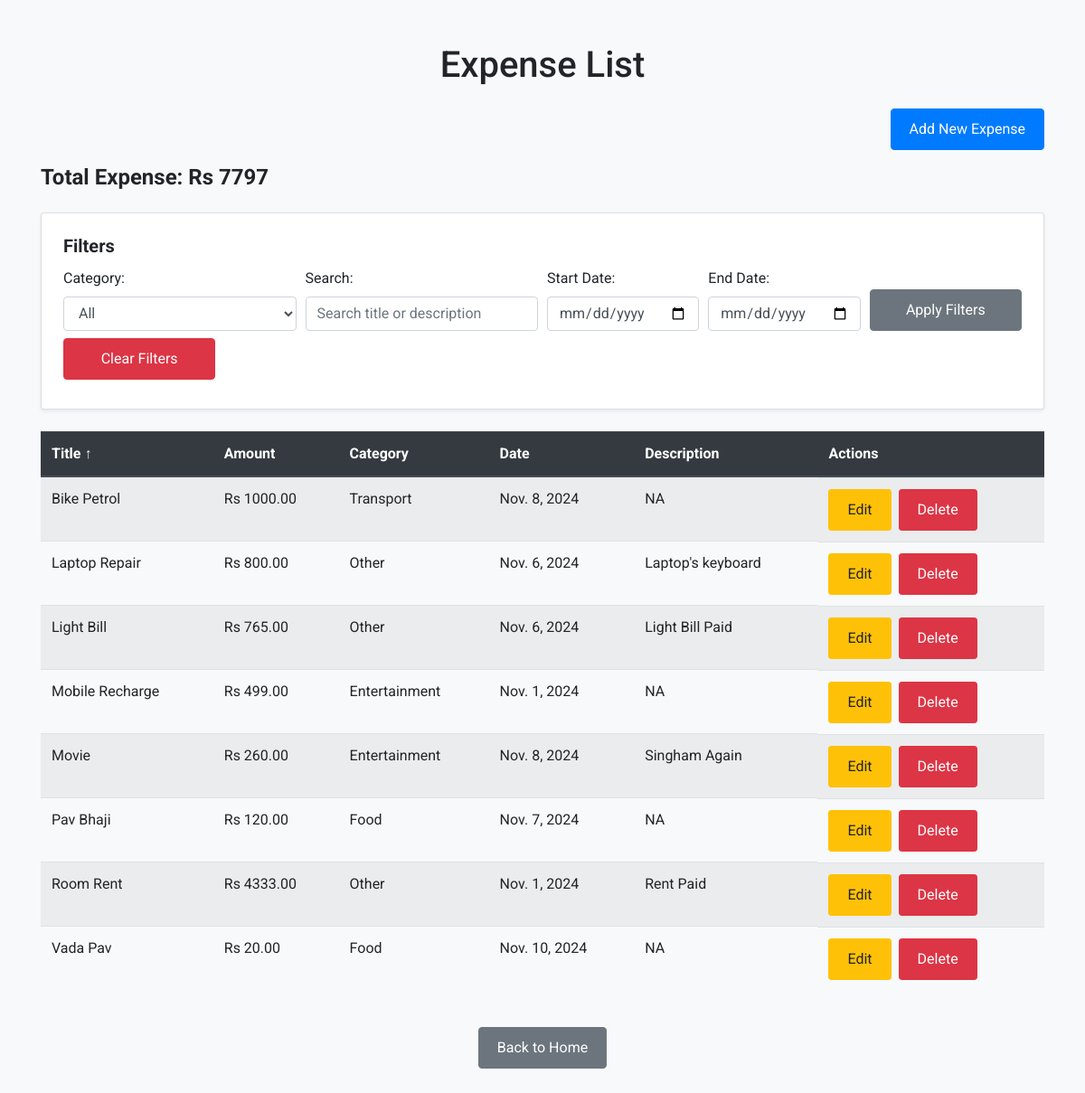
The app's page /expense_list/?sort_by=title&sort_order=asc with its own data.
### expense/models.py (models this page shows, shortened)
class Expense(models.Model):
    CATEGORY_CHOICES = [
        ('Food', 'Food'),
        ('Transport', 'Transport'),
        ('Entertainment', 'Entertainment'),
        ('Other', 'Other'),
    ]
    title = models.CharField(max_length=100)
    amount = models.DecimalField(max_digits=10, decimal_places=2)
    category = models.CharField(max_length=50, choices=CATEGORY_CHOICES)
    date = models.DateField()
    description = models.TextField(null=True, blank=True)

### expense/views.py (the view)
# urls.py: path('expense_list/', views.expense_list, name='expense_list'),
def expense_list(request):
    expenses = Expense.objects.all()
    sort_by = request.GET.get('sort_by', 'date')  # Default sort by date
    sort_order = request.GET.get('sort_order', 'asc')  # Default sort order is ascending
    if sort_order == 'asc':
        expenses = expenses.order_by(sort_by)  # Ascending order
    elif sort_order == 'desc':
        expenses = expenses.order_by(f'-{sort_by}')  # Descending order
    category_filter = request.GET.get('category', '')
    if category_filter:
        expenses = expenses.filter(category=category_filter)
    search_term = request.GET.get('search', '')
    if search_term:
        expenses = expenses.filter(title__icontains=search_term)
    start_date = request.GET.get('start_date', '')
    end_date = request.GET.get('end_date', '')
    if start_date and end_date:
        expenses = expenses.filter(date__range=[start_date, end_date])
    total_expense = expenses.aggregate(Sum('amount'))['amount__sum'] or 0
    paginator = Paginator(expenses, 15)
    page = request.GET.get('page')
    expenses = paginator.get_page(page)
    if 'clear_filters' in request.GET:
        return redirect('expense_list')
    return render(request, 'expense/expense_list.html', {
        'expenses': expenses,
        'total_expense': total_expense,
        'paginator': paginator,
        'category_filter': category_filter,
        'search_term': search_term,
        'start_date': start_date,
        'end_date': end_date,
        'sort_by': sort_by,
        'sort_order': sort_order
    })

### expense/templates/expense/expense_list.html (shortened to what this page needs)
<!DOCTYPE html>
<html lang="en">
<head>
    {% load static %}
    <link href="https://cdn.jsdelivr.net/npm/bootstrap@4.5.0/dist/css/bootstrap.min.css" rel="stylesheet">
    <link href="{% static 'css/style.css' %}" rel="stylesheet">
</head>
<body>
    <div class="container my-5">
        <h1 class="text-center mb-4">Expense List</h1>
        <div class="text-right mb-3">
            <a href="{% url 'create_expense' %}" class="btn btn-primary">Add New Expense</a>
        </div>
        <div class="mb-4">
            <h4 class="font-weight-bold">Total Expense: Rs {{ total_expense }}</h4>
        </div>
        <div class="card p-4 mb-4 shadow-sm">
            <h5 class="card-title font-weight-bold">Filters</h5>
            <form class="form-row" method="GET">
                <div class="form-group col-md-3 mb-2">
                    <label for="category">Category:</label>
                    <select name="category" class="form-control">
                        <option value="">All</option>
                    </select>
                </div>
                <div class="form-group col-md-3 mb-2">
                    <label for="search">Search:</label>
                    <input type="text" name="search" value="{{ search_term }}" class="form-control" placeholder="Search title or description">
                </div>
                <div class="form-group col-md-2 mb-2">
                    <label for="start_date">Start Date:</label>
                    <input type="date" name="start_date" value="{{ start_date }}" class="form-control">
                </div>
                <div class="form-group col-md-2 mb-2">
                    <label for="end_date">End Date:</label>
                    <input type="date" name="end_date" value="{{ end_date }}" class="form-control">
                </div>
                <div class="form-group col-md-2 mb-2 d-flex align-items-end">
                    <button type="submit" class="btn btn-secondary w-100">Apply Filters</button>
                </div>
                <div class="form-group col-md-2 mb-2 d-flex align-items-end">
                    <a href="{% url 'expense_list' %}?clear_filters=true" class="btn btn-danger w-100">Clear Filters</a>
                </div>
            </form>
        </div>
        <div class="table-responsive mb-4">
            <table class="table table-striped table-hover">
                <thead class="thead-dark">
                    <tr>
                        <th style="color: white;">
                            <a href="?sort_by=title&sort_order={% if sort_by == 'title' and sort_order == 'asc' %}desc{% else %}asc{% endif %}" style="color: white;">
                                Title
                                {% if sort_by == 'title' %}
                                    {% if sort_order == 'asc' %}↑{% else %}↓{% endif %}
                                {% endif %}
                            </a>
                        </th>
                        <th style="color: white;">
                            <a href="?sort_by=amount&sort_order={% if sort_by == 'amount' and sort_order == 'asc' %}desc{% else %}asc{% endif %}" style="color: white;">
                                Amount
                            </a>
                        </th>
                        <th style="color: white;">
                            <a href="?sort_by=category&sort_order={% if sort_by == 'category' and sort_order == 'asc' %}desc{% else %}asc{% endif %}" style="color: white;">
                                Category
                            </a>
                        </th>
                        <th style="color: white;">
                            <a href="?sort_by=date&sort_order={% if sort_by == 'date' and sort_order == 'asc' %}desc{% else %}asc{% endif %}" style="color: white;">
                                Date
                            </a>
                        </th>
                        <th style="color: white;">
                            <a href="?sort_by=description&sort_order={% if sort_by == 'description' and sort_order == 'asc' %}desc{% else %}asc{% endif %}" style="color: white;">
                                Description
                            </a>
                        </th>
                        <th style="color: white;">Actions</th>
                    </tr>
                </thead>
                <tbody>
                    {% for expense in expenses %}
                        <tr>
                            <td>{{ expense.title }}</td>
                            <td>Rs {{ expense.amount }}</td>
                            <td>{{ expense.get_category_display }}</td>
                            <td>{{ expense.date }}</td>
                            <td>{{ expense.description }}</td>
                            <td class="d-flex">
                                <a href="{% url 'update_expense' expense.pk %}" class="btn btn-warning btn-sm mr-2">Edit</a>
                                <a href="{% url 'delete_expense' expense.pk %}" class="btn btn-danger btn-sm">Delete</a>
                            </td>
                        </tr>
                    {% empty %}
                        <tr>
                            <td colspan="6" class="text-center">No expenses found</td>
                        </tr>
                    {% endfor %}
                </tbody>
            </table>
        </div>
        <div class="text-center mt-4">
            <a href="{% url 'home' %}" class="btn btn-secondary">Back to Home</a>
        </div>
    </div>
</body>
</html>

### expense/static/css/style.css (style rules this page uses)
body { font-family: 'Roboto', sans-serif; background-color: #f8f9fa; }
.container { margin-top: 50px; }
.card { margin-bottom: 30px; }
.btn-primary, .btn-secondary, .btn-warning, .btn-danger { padding: 10px 20px; font-size: 16px; }
.table th { background-color: #007bff; color: white; }

### records on screen
Expense: title "Bike Petrol", amount "1000.00", category "Transport", date "Nov. 8, 2024", description "NA"
Expense: title "Laptop Repair", amount "800.00", category "Other", date "Nov. 6, 2024", description "Laptop's keyboard"
Expense: title "Light Bill", amount "765.00", category "Other", date "Nov. 6, 2024", description "Light Bill Paid"
Expense: title "Mobile Recharge", amount "499.00", category "Entertainment", date "Nov. 1, 2024", description "NA"
Expense: title "Movie", amount "260.00", category "Entertainment", date "Nov. 8, 2024", description "Singham Again"
Expense: title "Pav Bhaji", amount "120.00", category "Food", date "Nov. 7, 2024", description "NA"
Expense: title "Room Rent", amount "4333.00", category "Other", date "Nov. 1, 2024", description "Rent Paid"
Expense: title "Vada Pav", amount "20.00", category "Food", date "Nov. 10, 2024", description "NA"

### other values on screen
{{ total_expense }} "7797"
